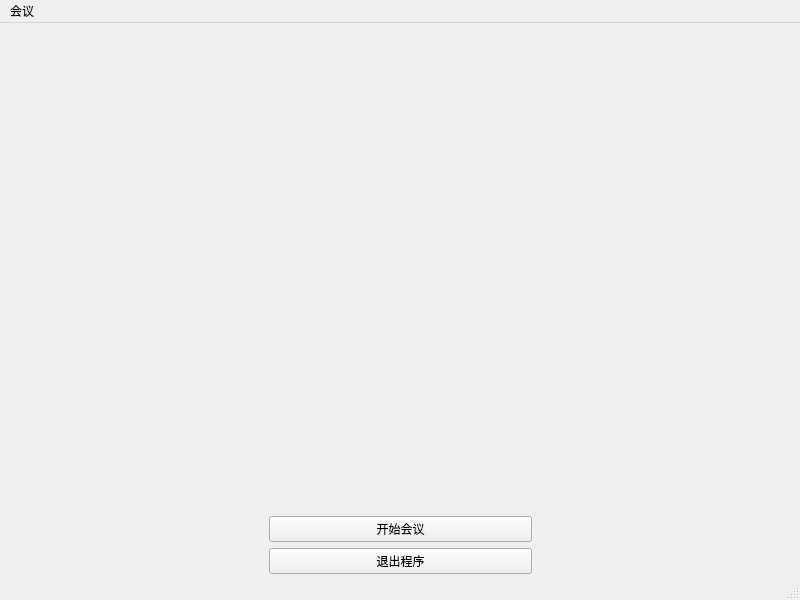
<?xml version="1.0" encoding="UTF-8"?>
<ui version="4.0">
 <class>MainWindow</class>
 <widget class="QMainWindow" name="MainWindow">
  <property name="geometry">
   <rect>
    <x>0</x>
    <y>0</y>
    <width>800</width>
    <height>600</height>
   </rect>
  </property>
  <property name="windowTitle">
   <string>MUNrecorder</string>
  </property>
  <widget class="QWidget" name="centralwidget">
   <widget class="QWidget" name="horizontalLayoutWidget">
    <property name="geometry">
     <rect>
      <x>0</x>
      <y>0</y>
      <width>801</width>
      <height>551</height>
     </rect>
    </property>
    <layout class="QHBoxLayout" name="horizontalLayout">
     <item>
      <layout class="QVBoxLayout" name="verticalLayout_2">
       <item>
        <widget class="QLabel" name="label_2">
         <property name="text">
          <string/>
         </property>
        </widget>
       </item>
      </layout>
     </item>
     <item>
      <layout class="QVBoxLayout" name="verticalLayout_3">
       <property name="sizeConstraint">
        <enum>QLayout::SetDefaultConstraint</enum>
       </property>
       <item>
        <spacer name="verticalSpacer_2">
         <property name="orientation">
          <enum>Qt::Vertical</enum>
         </property>
         <property name="sizeHint" stdset="0">
          <size>
           <width>20</width>
           <height>40</height>
          </size>
         </property>
        </spacer>
       </item>
       <item>
        <widget class="QPushButton" name="pushButton">
         <property name="text">
          <string>开始会议</string>
         </property>
        </widget>
       </item>
       <item>
        <widget class="QPushButton" name="exitButton">
         <property name="text">
          <string>退出程序</string>
         </property>
        </widget>
       </item>
      </layout>
     </item>
     <item>
      <layout class="QVBoxLayout" name="verticalLayout">
       <item>
        <spacer name="verticalSpacer">
         <property name="orientation">
          <enum>Qt::Vertical</enum>
         </property>
         <property name="sizeType">
          <enum>QSizePolicy::Expanding</enum>
         </property>
         <property name="sizeHint" stdset="0">
          <size>
           <width>20</width>
           <height>40</height>
          </size>
         </property>
        </spacer>
       </item>
       <item>
        <widget class="QLabel" name="label">
         <property name="text">
          <string/>
         </property>
        </widget>
       </item>
      </layout>
     </item>
    </layout>
   </widget>
  </widget>
  <widget class="QMenuBar" name="menubar">
   <property name="geometry">
    <rect>
     <x>0</x>
     <y>0</y>
     <width>800</width>
     <height>22</height>
    </rect>
   </property>
   <widget class="QMenu" name="menu">
    <property name="title">
     <string>会议</string>
    </property>
    <addaction name="actionBegin_New_Session"/>
    <addaction name="actionEnd_Session_And_Export"/>
   </widget>
   <addaction name="menu"/>
  </widget>
  <widget class="QStatusBar" name="statusbar"/>
  <action name="actionBegin_New_Session">
   <property name="text">
    <string>开始新会议</string>
   </property>
  </action>
  <action name="actionEnd_Session_And_Export">
   <property name="text">
    <string>结束会议并导出</string>
   </property>
  </action>
 </widget>
 <resources/>
 <connections/>
</ui>
